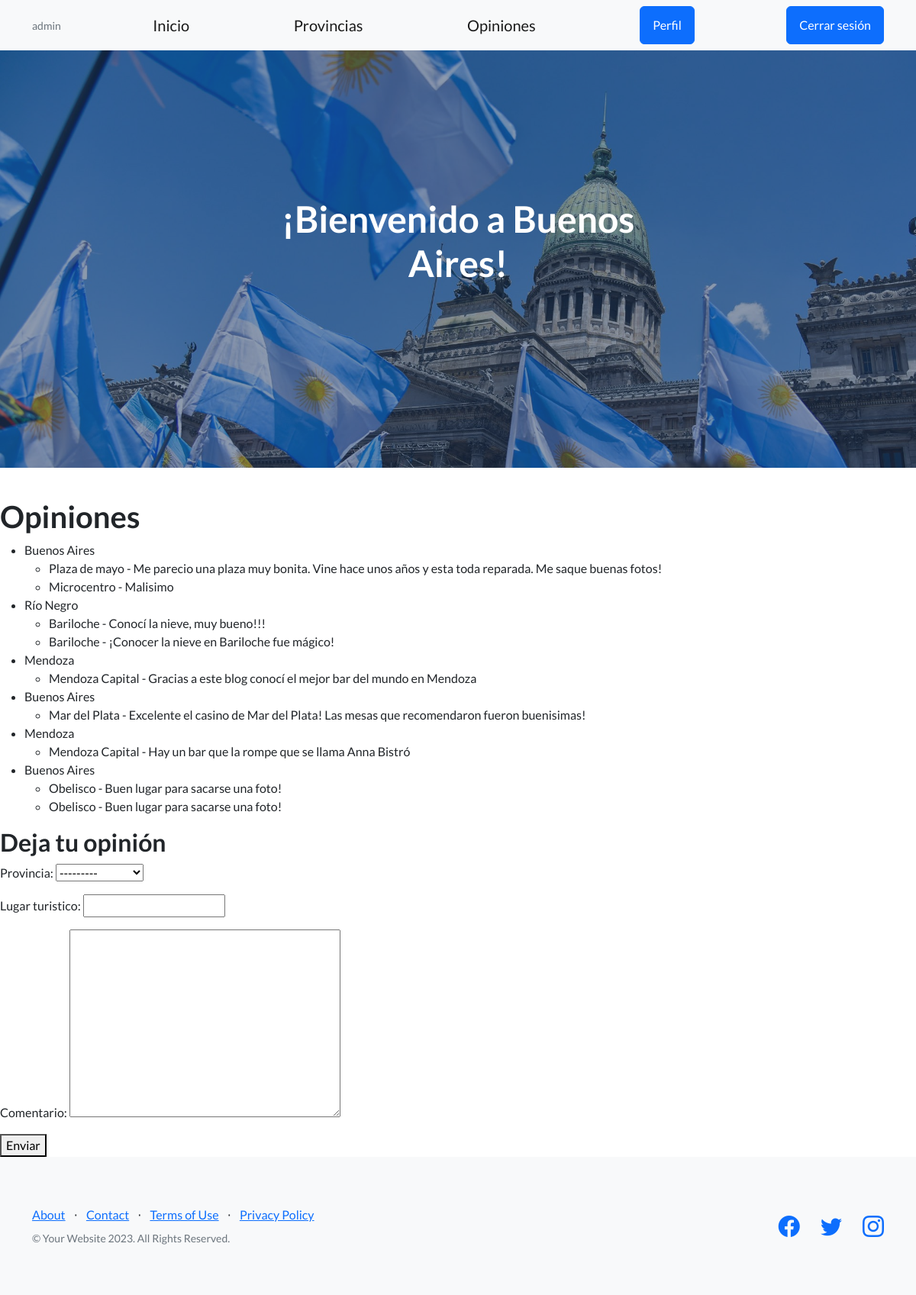
Screenshot of /app1/opiniones/ (signed in) with the database file from the repository.
### app1/models.py (models this page shows)
class Provincia(models.Model):
    nombre = models.CharField(max_length=100)
    descripcion = models.TextField()
    imagen = models.ImageField(upload_to='provincias/')
    def __str__(self):
        return self.nombre

class Opinion(models.Model):
    provincia = models.ForeignKey(Provincia, on_delete=models.CASCADE)
    lugar_turistico = models.CharField(max_length=100)
    comentario = models.TextField()

### app1/views.py (the view)
# urls.py: path('opiniones/', views.opiniones, name = "opiniones"),
@login_required
def opiniones(request):
    if request.method == 'POST':
        form = OpinionForm(request.POST)
        if form.is_valid():
            provincia_seleccionada = form.cleaned_data['provincia']
            lugar_turistico = form.cleaned_data['lugar_turistico']
            comentario = form.cleaned_data['comentario']
            opinion = Opinion(
                provincia=provincia_seleccionada,
                lugar_turistico=lugar_turistico,
                comentario=comentario
            )
            opinion.save()
            opinions = Opinion.objects.all()  # Fetch all opinions from the database
            return render(request, 'app1/opiniones.html', {'form': form, 'opinion': opinions})
    else:
        form = OpinionForm()
        opinions = Opinion.objects.all()  # Fetch all opinions from the database
    return render(request, 'app1/opiniones.html', {'form': form, 'opinion': opinions})

### app1/forms.py
class OpinionForm(forms.ModelForm):
    class Meta:
        model = Opinion
        fields = ['provincia', 'lugar_turistico', 'comentario']

### app1/templates/app1/opiniones.html (shortened to what this page needs)
{% extends "app1/padre_lugares.html" %}
{% load static %}
{% block contenidoQueCambia %}
<header class="masthead">
    <div class="container position-relative">
        <div class="row justify-content-center">
            <div class="col-xl-6">
                <div class="text-center text-white">
                    <h1 class="mb-5">¡Bienvenido a Buenos Aires!</h1>
                </div>
            </div>
        </div>
    </div>
</header>
<h1>Opiniones</h1>
<ul>
    {% regroup opinion by provincia as opinions_by_provincia %}
    {% for provincia_group in opinions_by_provincia %}
        <li>{{ provincia_group.grouper }}
            <ul>
                {% for opinion_instance in provincia_group.list %}
                    <li>{{ opinion_instance.lugar_turistico }} - {{ opinion_instance.comentario }}</li>
                {% endfor %}
            </ul>
        </li>
    {% endfor %}
</ul>
<h2>Deja tu opinión</h2>
<form method="post">
    {{ form.as_p }}
    <button type="submit">Enviar</button>
</form>
{% endblock %}

### app1/templates/app1/padre_lugares.html (shortened to what this page needs)
<!DOCTYPE html>
<html lang="en">
    <head>
        {% load static %}
        <link href="https://cdn.jsdelivr.net/npm/bootstrap-icons@1.5.0/font/bootstrap-icons.css" rel="stylesheet" type="text/css" />
        <link href="{% static 'app1/css/styles.css' %}" rel="stylesheet" />
    </head>
    <body>
        <nav class="navbar navbar-light bg-light static-top">
            <div class="container">
                {% if request.user.is_authenticated %}
                <p class="text-muted small mb-4 mb-lg-0">{{ request.user.username }}</p>
                {% endif %}
                <a class="navbar-brand" href="{% url 'inicio' %}">Inicio</a>
                <a class="navbar-brand" href="{% url 'provincias' %}">Provincias</a>
                <a class="navbar-brand" href="{% url 'opiniones' %}">Opiniones</a>
                {% if not request.user.is_authenticated %}
                    <a class="btn btn-primary" href="{% url 'registro' %}">Sign Up</a>
                    <a class="btn btn-primary" href="{% url 'login' %}">Log In</a>
                {% else %}
                    <a class="btn btn-primary" href="{% url 'perfil' %}">Perfil</a>
                    <a class="btn btn-primary" href="{% url 'logout' %}">Cerrar sesión</a>
                {% endif %}
            </div>
        </nav>
        {% block contenidoQueCambia %}{% endblock %}
        <footer class="footer bg-light">
            <div class="container">
                <div class="row">
                    <div class="col-lg-6 h-100 text-center text-lg-start my-auto">
                        <ul class="list-inline mb-2">
                            <li class="list-inline-item"><a href="{% url 'about' %}">About</a></li>
                            <li class="list-inline-item">⋅</li>
                            <li class="list-inline-item"><a href="{% url 'no_hay_pagina_aun' %}">Contact</a></li>
                            <li class="list-inline-item">⋅</li>
                            <li class="list-inline-item"><a href="{% url 'no_hay_pagina_aun' %}">Terms of Use</a></li>
                            <li class="list-inline-item">⋅</li>
                            <li class="list-inline-item"><a href="{% url 'no_hay_pagina_aun' %}">Privacy Policy</a></li>
                        </ul>
                        <p class="text-muted small mb-4 mb-lg-0">&copy; Your Website 2023. All Rights Reserved.</p>
                    </div>
                    <div class="col-lg-6 h-100 text-center text-lg-end my-auto">
                        <ul class="list-inline mb-0">
                            <li class="list-inline-item me-4">
                                <a href="{% url 'no_hay_pagina_aun' %}"><i class="bi-facebook fs-3"></i></a>
                            </li>
                            <li class="list-inline-item me-4">
                                <a href="{% url 'no_hay_pagina_aun' %}"><i class="bi-twitter fs-3"></i></a>
                            </li>
                            <li class="list-inline-item">
                                <a href="{% url 'no_hay_pagina_aun' %}"><i class="bi-instagram fs-3"></i></a>
                            </li>
                        </ul>
                    </div>
                </div>
            </div>
        </footer>
    </body>
</html>

### rows the page displays
Provincia: grouper "Buenos Aires"
Opinion: lugar_turistico "Plaza de mayo", comentario "Me parecio una plaza muy bonita. Vine hace unos años y esta toda reparada. Me saque buenas fotos!"
Opinion: lugar_turistico "Microcentro", comentario "Malisimo"
Provincia: grouper "Río Negro"
Opinion: lugar_turistico "Bariloche", comentario "Conocí la nieve, muy bueno!!!"
Opinion: lugar_turistico "Bariloche", comentario "¡Conocer la nieve en Bariloche fue mágico!"
Provincia: grouper "Mendoza"
Opinion: lugar_turistico "Mendoza Capital", comentario "Gracias a este blog conocí el mejor bar del mundo en Mendoza"
Opinion: lugar_turistico "Mar del Plata", comentario "Excelente el casino de Mar del Plata! Las mesas que recomendaron fueron buenisimas!"
Opinion: lugar_turistico "Mendoza Capital", comentario "Hay un bar que la rompe que se llama Anna Bistró"
Opinion: lugar_turistico "Obelisco", comentario "Buen lugar para sacarse una foto!"
Opinion: lugar_turistico "Obelisco", comentario "Buen lugar para sacarse una foto!"

### other values shown
{{ request.user.username }} "admin"
